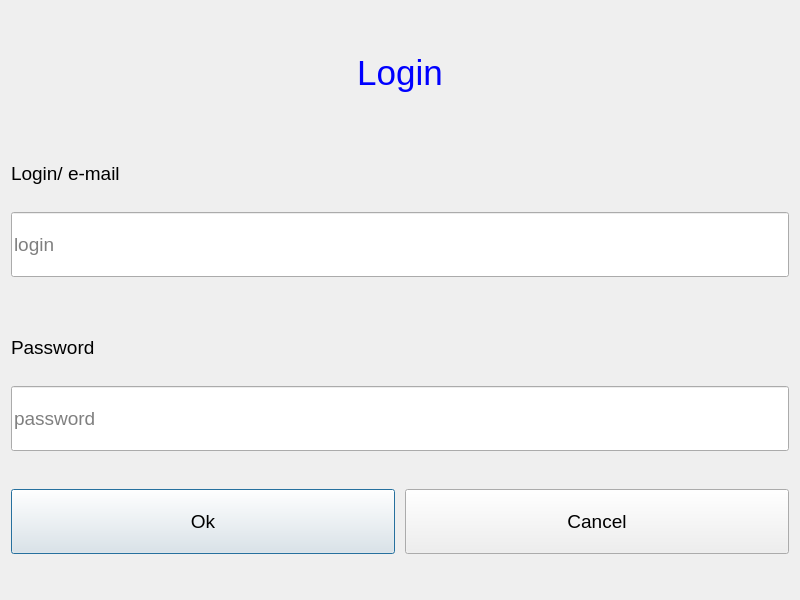
<?xml version="1.0" encoding="UTF-8"?>
<ui version="4.0">
 <class>Dialog</class>
 <widget class="QDialog" name="Dialog">
  <property name="geometry">
   <rect>
    <x>0</x>
    <y>0</y>
    <width>800</width>
    <height>600</height>
   </rect>
  </property>
  <property name="minimumSize">
   <size>
    <width>800</width>
    <height>600</height>
   </size>
  </property>
  <property name="maximumSize">
   <size>
    <width>800</width>
    <height>600</height>
   </size>
  </property>
  <property name="font">
   <font>
    <family>Arial</family>
    <pointsize>14</pointsize>
   </font>
  </property>
  <property name="windowTitle">
   <string>Login</string>
  </property>
  <layout class="QGridLayout" name="gridLayout">
   <item row="0" column="0">
    <widget class="QLabel" name="label">
     <property name="minimumSize">
      <size>
       <width>312</width>
       <height>40</height>
      </size>
     </property>
     <property name="maximumSize">
      <size>
       <width>16777215</width>
       <height>60</height>
      </size>
     </property>
     <property name="font">
      <font>
       <family>Arial</family>
       <pointsize>26</pointsize>
      </font>
     </property>
     <property name="styleSheet">
      <string notr="true">color: rgb(0, 0, 255);</string>
     </property>
     <property name="text">
      <string>Login</string>
     </property>
     <property name="alignment">
      <set>Qt::AlignCenter</set>
     </property>
    </widget>
   </item>
   <item row="1" column="0">
    <layout class="QVBoxLayout" name="verticalLayout">
     <item>
      <widget class="QLabel" name="login_lbl">
       <property name="minimumSize">
        <size>
         <width>0</width>
         <height>40</height>
        </size>
       </property>
       <property name="maximumSize">
        <size>
         <width>16777215</width>
         <height>65</height>
        </size>
       </property>
       <property name="font">
        <font>
         <family>Arial</family>
         <pointsize>14</pointsize>
        </font>
       </property>
       <property name="text">
        <string>Login/ e-mail</string>
       </property>
      </widget>
     </item>
     <item>
      <widget class="QLineEdit" name="login">
       <property name="minimumSize">
        <size>
         <width>0</width>
         <height>65</height>
        </size>
       </property>
       <property name="font">
        <font>
         <family>Arial</family>
         <pointsize>14</pointsize>
        </font>
       </property>
       <property name="placeholderText">
        <string>login</string>
       </property>
       <property name="cursorMoveStyle">
        <enum>Qt::LogicalMoveStyle</enum>
       </property>
       <property name="clearButtonEnabled">
        <bool>true</bool>
       </property>
      </widget>
     </item>
    </layout>
   </item>
   <item row="2" column="0">
    <layout class="QVBoxLayout" name="verticalLayout_2">
     <item>
      <widget class="QLabel" name="label_3">
       <property name="minimumSize">
        <size>
         <width>0</width>
         <height>40</height>
        </size>
       </property>
       <property name="maximumSize">
        <size>
         <width>16777215</width>
         <height>65</height>
        </size>
       </property>
       <property name="font">
        <font>
         <family>Arial</family>
         <pointsize>14</pointsize>
        </font>
       </property>
       <property name="text">
        <string>Password</string>
       </property>
      </widget>
     </item>
     <item>
      <widget class="QLineEdit" name="password">
       <property name="minimumSize">
        <size>
         <width>0</width>
         <height>65</height>
        </size>
       </property>
       <property name="font">
        <font>
         <family>Arial</family>
         <pointsize>14</pointsize>
        </font>
       </property>
       <property name="inputMask">
        <string/>
       </property>
       <property name="text">
        <string/>
       </property>
       <property name="maxLength">
        <number>10</number>
       </property>
       <property name="echoMode">
        <enum>QLineEdit::Password</enum>
       </property>
       <property name="placeholderText">
        <string>password</string>
       </property>
       <property name="clearButtonEnabled">
        <bool>true</bool>
       </property>
      </widget>
     </item>
    </layout>
   </item>
   <item row="3" column="0">
    <layout class="QHBoxLayout" name="horizontalLayout">
     <property name="spacing">
      <number>10</number>
     </property>
     <item>
      <widget class="QPushButton" name="ok">
       <property name="minimumSize">
        <size>
         <width>0</width>
         <height>65</height>
        </size>
       </property>
       <property name="text">
        <string>Ok</string>
       </property>
      </widget>
     </item>
     <item>
      <widget class="QPushButton" name="cancel">
       <property name="minimumSize">
        <size>
         <width>0</width>
         <height>65</height>
        </size>
       </property>
       <property name="text">
        <string>Cancel</string>
       </property>
      </widget>
     </item>
    </layout>
   </item>
  </layout>
 </widget>
 <resources/>
 <connections/>
</ui>
